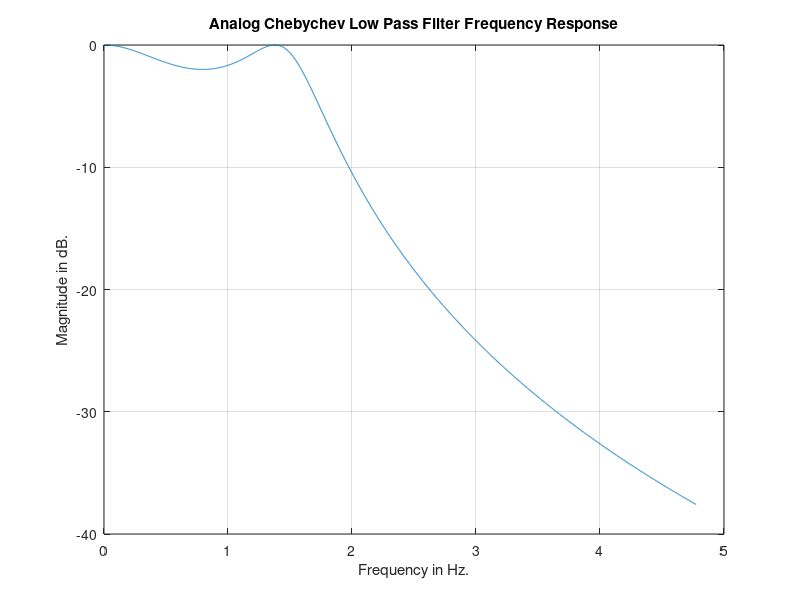
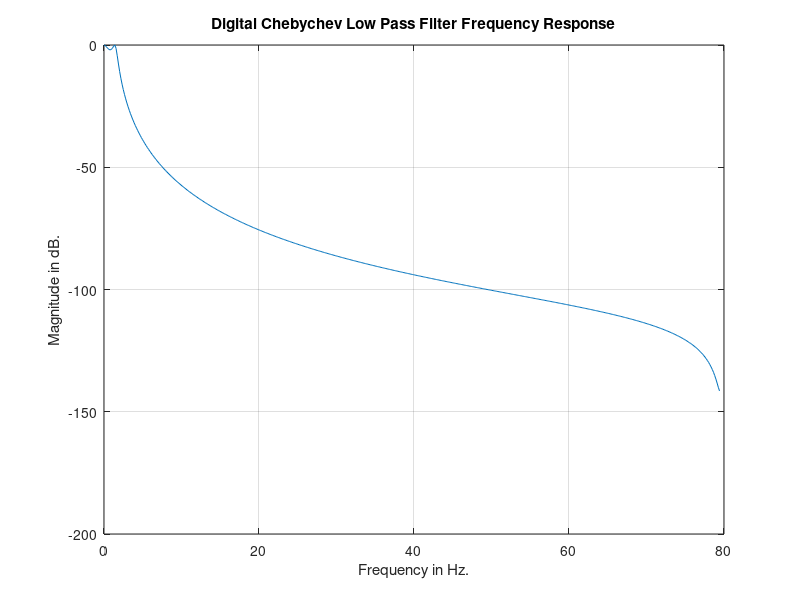

MATLAB code for these plots, in order: (Note: this script raises an error after producing the figures.)
% Low Pass CHEBYCHEV FILTER DESIGN using Impulse Invariance Technique
% Pass Band Gain, Stop Band Attenuation
% Pass Band Edge Frequency, Stop Band Edge Frequency

loop=1;
while (loop==1)
   clc;
   disp('  ');
   disp('CHEBYCHEV LOW PASS FILTER DESIGN using Impulse Invariance Technique');
   disp('Specifications are');
%    disp('Passband Edge Freq. in Hz and Gain in dB');
%    disp('Stopband Edge Freq. in Hz and Attenuation in dB');
   disp('  ');

   disp('Passband Gain Ap in dB (Positive Value Only) = ');
   rp=2;
   disp(rp)
   disp('Passband Edge Frequency in rads/sec. = ');
   wp=10;
   disp(wp)
   disp('Stopband Attenuation As in dB (Positive Value Only) = ');
   rs=50;
   disp(rs)
   disp('Stopband Edge Frequency in rads/sec. = ');
   ws=100;
   disp(ws)
   disp('Sampling Frequency in rads/sec = ');
   wsamp=1000;
   disp(wsamp)
   disp('Sampling Period T in secs. = ');
   T=(2*pi)/wsamp;
   disp(T)
   disp('Sampling Frequency fsamp Hz. = ');
   fsamp=1/T;
   disp(fsamp)

      epslon=sqrt(((10^(rp/10))-1))
      wn=wp
      N=ceil((rs-20*log10(epslon)+6)/(6+20*log10(ws/wp)))
      alfa=(epslon^(-1))+sqrt(1+(epslon^(-2)))
      a=0.5*((alfa^(1/N))-(alfa^(-1/N)))
      b=0.5*((alfa^(1/N))+(alfa^(-1/N)))
      x=a*wn
      y=b*wn
      
      z=[];
      sk=[];
      for k=0:N-1;
          sk=[sk,-x*sin((2*k+1)*pi/(2*N))+j*y*cos((2*k+1)*pi/(2*N))];
      end
      sk
      polemag=abs(sk)
      disp('Order of the Filter....')
      disp(N);
      disp('Pass Band Edge Frequency in Hz....')
      fn=wn/(2*pi)
      disp('Poles are....')
      disp(sk); 
      
      
      K=1;
      for n=1:N;
          K=K*polemag(n);
      end
      
      disp('Gain....')
      disp(K);
      [num,den]=zp2tf(z,sk,K);
      disp('Analog Chebychev Low Pass Filter Numerator Coefficients....')
      disp(num)
      disp('Analog Chebychev Low Pass Filter Denominator Coefficients....')
      disp(den)
   
   disp('Press a Key to Continue.......')
   pause;
   fres=0:0.01:3*max(wn);
   resps = freqs(num,den,fres);
   mags=20*log10(abs(resps));
   Fs=fres/(2*pi);
   figure(1);
   plot(Fs,mags);
   title('Analog Chebychev Low Pass Filter Frequency Response');
   xlabel('Frequency in Hz.');
   ylabel('Magnitude in dB.');
   grid;
   zoom;
   disp(' ')
   disp('Press a key to Continue........')
   pause
   
%  Digital Filter Design
   
   disp(' ')
   disp('Impulse Invariance Transformation')
   [BZ,AZ]=impinvar(num,den,fsamp);
   disp('Digital Chebychev Low Pass Filter Numerator Coefficients....')
   disp(BZ)
   disp('Digital Chebychev Low Pass Filter Denominator Coefficients....')
   disp(AZ)

   [respz,frez]=freqz(BZ,AZ);
   
   magz=20*log10(abs(respz));
   fz=frez*fsamp/(2*pi);
   figure(2)
   plot(fz,magz);
   title('Digital Chebychev Low Pass Filter Frequency Response');
   xlabel('Frequency in Hz.');
   ylabel('Magnitude in dB.');
   grid;
   zoom;
   disp(' ')
   disp('Press a Key to Continue.......')
   pause
   disp('  ');
   choice=input('DO YOU WANT TO CONTINUE WITH THE DESIGN...?(Y)= ','s');
   switch upper(choice)
   case 'Y',
      loop=1;
   otherwise
      loop=0;
   end
end

   

% Chebychev Filter Design using Impulse Invariance Transformation

clc;
disp('Chebychev Filter Design using Impulse Invariance Transformation')
disp(' ')
disp('Spec: N = 3, fc = 5 K Hz, Ap = -3 dB, Fsamp = 100 KHz')
N=3;
fc=5*10^3;
Ap=-3;
T=10*10^(-6);
Fs=1/T;
wc=2*pi*fc
eps=sqrt(10^(-Ap/10)-1)
alpha=eps^(-1)+sqrt(1+eps^(-2))
a=.5*(alpha^(1/N)-alpha^(-1/N))
b=.5*(alpha^(1/N)+alpha^(-1/N))
x=a*wc
y=b*wc
disp('Press a Key to Continue')
pause

s0=-x*sin(pi/(2*N))+j*y*cos(pi/(2*N))
s1=-x
s2=conj(s0)
mags0=abs(s0)
mags1=abs(s1)
mags2=abs(s2)
disp('Press a Key to Continue')
pause

bs1=mags1
as1=[1,-s1]
Hs1=tf(bs1,as1)
disp('Press a Key to Continue')
pause

bs2=mags0*mags2
as2=[1,2*abs(real(s0)),bs2]
Hs2=tf(bs2,as2)
disp('Press a Key to Continue')
pause

Hs=Hs1*Hs2
disp('Press a Key to Continue')
pause

[ns,ds]=tfdata(Hs,'v');
[Rs,Oms]=freqs(ns,ds);
fres=Oms/(2*pi);
Msdb=20*log10(abs(Rs));
figure(1)
plot(fres,Msdb)
title('Magnitude Response of the Analog Filter')
xlabel('Frequency in Hz')
ylabel('Magnitude in dB')
grid
zoom
pause

magpoles=mags0*mags1*mags2

A=magpoles/((s0-s1)*(s0-s2))
B=magpoles/((s1-s0)*(s1-s2))
C=magpoles/((s2-s0)*(s2-s1))
disp('Press a Key to Continue')
pause

Bz0=B
Az0=[1,-exp(s1*T)]
Hz0=tf(Bz0,Az0)

Bz1=[A+C,-(A*exp(s2*T)+C*exp(s0*T))]
Az1=[1,-(exp(s0*T)+exp(s2*T)),exp((s0+s2)*T)]
Hz1=tf(Bz1,Az1)

Hz=T*(Hz0+Hz1)
disp('Press a Key to Continue')
pause

[num,den]=tfdata(Hz,'v')
[Resp,Omega]=freqz(num,den);
magdb=20*log10(abs(Resp));
fre=Omega*Fs/(2*pi);
figure(2)
plot(fre,magdb)
title('Magnitude Response of the Digital Filter')
xlabel('Frequency in Hz')
ylabel('Magnitude in dB')
grid
zoom